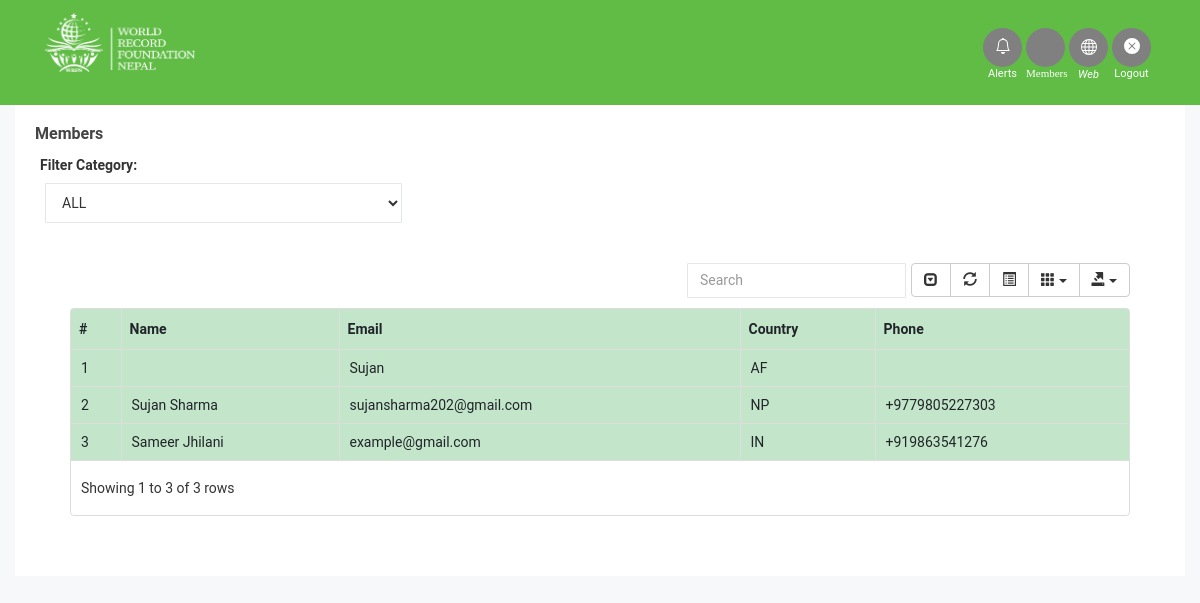
The app's page /main/all_members/ (signed in) with its own data.
### account/models.py (models this page shows, shortened)
class User(AbstractUser):
    country = CountryField(null=True,default='Nepal')
    is_verified = models.BooleanField(default=False)
    is_otp_verified = models.BooleanField(default=False)
    is_admin = models.BooleanField(default=False)
    phone = PhoneNumberField(
        blank=True, help_text='Contact phone number', unique=True)
    membership = models.ForeignKey(MembershipType,on_delete=models.CASCADE,null=True,blank=True)
    auth_token = models.IntegerField(blank=True, null=True)

### main/views.py (the view)
# urls.py: path('all_members/', all_members, name='all_members'),
@login_required
def all_members(request):
    try:
        document = Documents.objects.get(user=request.user)
    except:
        pass
    countries = sorted([i[1] for i in COUNTRIES.items()])
    users = User.objects.all()
    return render(request, 'main/all_members.html', locals())

### templates/main/all_members.html (shortened to what this page needs)
{% extends 'main/base.html' %}
{% load static %}
{% block body %}
    <header id="header" style="height:105px;">
        <div class="container">
            <div class="logo float-left">
                <a href="{% url 'main:home' %}"><img src="{% static 'assets/img/white-logo (1).png' %}" alt=""
                        class="img-fluid"></a>
            </div>
                            <nav class="nav-menu float-right d-none d-lg-block ">
                                <ul class="">
                                    <li class="" title='Notifications'>
                                        <a href="{% url 'main:home' %}" class="">
                                            <small class='icon_small'>Alerts</small>
                                        </a>
                                    </li>
                                    <li class="" title='All Members'>
                                        <a href="{% url 'main:all_members' %}" class=""> <i class="icofont-users-alt-4">
                                                <small class='icon_small'>Members</small>
                                            </i>
                                        </a>
                                    </li>
                                    <li class="" title='Web'>
                                        <a href="{% url 'main:web' %}" class=""> <i class="ri-dashboard-fill">
                                                <small class='icon_small'>Web</small>
                                            </i></a>
                                    </li>
                                    <li class="" title='Logout'>
                                        <a href="{% url 'account:user_logout' %}" style="white-space: normal;
                                                                                        word-wrap: break-word;">
                                            <small class='icon_small'>Logout</small></a>
                                    </li>
                                </ul>
                            </nav>
        </div>
    </header>
<link rel="stylesheet" href="{% static 'adminpanel/css/bootstrap.min.css' %}">
<link rel="stylesheet" href="{% static 'adminpanel/css/data-table/bootstrap-table.css' %}">
<link rel="stylesheet" href="{% static 'adminpanel/css/data-table/bootstrap-editable.css' %}">
<link rel="stylesheet" href="{% static 'adminpanel/style.css' %}">
<link rel="stylesheet" href="{% static 'adminpanel/css/responsive.css' %}">
<div class="container-fluid">
    <div class="row">
        <div class="col-sm-12">
            <div class="white-box">
                <h3 class="box-title">Members</h3>
<div class='row'>
    <div class='col-md-4 search_filters'>
        <h5 class='text-left m-2'>Filter Category:</h5>
        <select class="form-control select2 select2-hidden-accessible m-3" data-select2-id="1" id='activefilter'
            tabindex="-1" aria-hidden="true">
            <option value="ALL">ALL</option>
        </select>
    </div>
</div>
                <div class="data-table-area mg-b-15">
                    <div class="container-fluid">
                        <div class="row">
                            <div class="col-lg-12 col-md-12 col-sm-12 col-xs-12">
                                <div class="sparkline13-list">
                                    <div class="sparkline13-graph">
                                        <div class="datatable-dashv1-list custom-datatable-overright">
                                            <table id="table" data-toggle="table" data-pagination="true"
                                                data-search="true" data-show-columns="true"
                                                data-show-pagination-switch="true" data-show-refresh="true"
                                                data-key-events="true" data-show-toggle="true" data-resizable="true"
                                                data-cookie="true" data-cookie-id-table="saveId" data-show-export="true"
                                                data-click-to-select="true" data-toolbar="#toolbar" class='table-success'>
                                                <thead>
                                                    <tr>
                                                        <th data-field='rank'>#</th>
                                                        <th data-field='name'>Name</th>
                                                        <th data-field='status'>Email</th>
                                                        <th data-field='country'>Country</th>
                                                        <th data-field='phone'>Phone</th>
                                                    </tr>
                                                </thead>
                                                <tbody>
                                                        {% for user in users %}
                                                        <tr>
                                                            <td>{{forloop.counter}}</td>
                                                            <td>{{user.first_name|capfirst}} {{user.last_name|capfirst}}</td>
                                                            <td>{{user.username}}</td>
                                                            <td>{{user.country}}</td>
                                                            <td>{{user.phone}}</td>
                                                        </tr>
                                                        {% endfor %}
                                                </tbody>
                                            </table>
                                        </div>
                                    </div>
                                </div>
                            </div>
                        </div>
                    </div>
                </div>
            </div>
        </div>
    </div>
</div>
{% endblock %}

### static/assets/css/user-dashboard.css (style rules this page uses)
body { font-family: "poppins", sans-serif; color: #444; }
a { color: #428bca; }
h1, h2, h3, h4, h5, h6, .font-primary { font-family: "poppins", sans-serif; }
#header { background: #61bc46; height: 85px; transition: all 0.5s; transition: all 0.5s; padding: 3px 0; z-index: 997; }
#header .logo img { padding: 0; margin: 0; max-height: 59px; margin: 10px 0px; }
.nav-menu, .nav-menu * { margin: 0; padding: 0; list-style: none; }
.nav-menu { margin-top: 25px; }
.nav-menu ul { display: flex; align-items: center; }
.nav-menu > ul > li { position: relative; white-space: nowrap; float: left; }
.nav-menu>ul>li> a i { color: white; font-size: 17px; }
.nav-menu a { font-size: 18px; display: inline-block; color: #fff; line-height: 1; padding: 8px 0; margin-right: 4px; border-radius: 50%; text-align: center; width: 39px; height: 39px; transition: 0.3s; background: grey; }
.mobile-nav { position: fixed; top: 0; bottom: 0; z-index: 9999; overflow-y: auto; left: -260px; width: 260px; padding-top: 18px; background: #1f3548; transition: 0.4s; }
.mobile-nav * { margin: 0; padding: 0; list-style: none; }
.mobile-nav a { display: block; position: relative; color: #e3f0fc; padding: 10px 20px; font-weight: 500; }
.container-fluid { width: 100%; padding-right: 15px; padding-left: 0px; margin-right: auto; margin-left: auto; }

### templates/main/all_members.html (style rules this page uses)
.icon_small { color:white; display:block; margin-top: 14px; font-size: 11px; }

### records on screen
User: username "Sujan", country "AF"
User: first_name "Sujan", last_name "Sharma", username "sujansharma202@gmail.com", country "NP", phone "+9779805227303"
User: first_name "Sameer", last_name "Jhilani", username "example@gmail.com", country "IN", phone "+919863541276"
